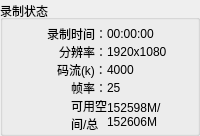
               <widget class="QGroupBox" name="groupBox_20">
                <property name="maximumSize">
                 <size>
                  <width>212</width>
                  <height>16777215</height>
                 </size>
                </property>
                <property name="title">
                 <string>录制状态</string>
                </property>
                <property name="alignment">
                 <set>Qt::AlignLeading|Qt::AlignLeft|Qt::AlignVCenter</set>
                </property>
                <layout class="QFormLayout" name="formLayout_6">
                 <property name="labelAlignment">
                  <set>Qt::AlignRight|Qt::AlignTrailing|Qt::AlignVCenter</set>
                 </property>
                 <property name="formAlignment">
                  <set>Qt::AlignRight|Qt::AlignTop|Qt::AlignTrailing</set>
                 </property>
                 <property name="horizontalSpacing">
                  <number>0</number>
                 </property>
                 <property name="verticalSpacing">
                  <number>0</number>
                 </property>
                 <property name="leftMargin">
                  <number>0</number>
                 </property>
                 <property name="topMargin">
                  <number>5</number>
                 </property>
                 <property name="rightMargin">
                  <number>0</number>
                 </property>
                 <property name="bottomMargin">
                  <number>0</number>
                 </property>
                 <item row="0" column="0">
                  <widget class="QLabel" name="label_72">
                   <property name="maximumSize">
                    <size>
                     <width>75</width>
                     <height>16777215</height>
                    </size>
                   </property>
                   <property name="text">
                    <string>录制时间：</string>
                   </property>
                   <property name="alignment">
                    <set>Qt::AlignRight|Qt::AlignTrailing|Qt::AlignVCenter</set>
                   </property>
                  </widget>
                 </item>
                 <item row="0" column="1">
                  <widget class="QLabel" name="label_73">
                   <property name="maximumSize">
                    <size>
                     <width>90</width>
                     <height>16777215</height>
                    </size>
                   </property>
                   <property name="text">
                    <string>00:00:00</string>
                   </property>
                  </widget>
                 </item>
                 <item row="1" column="1">
                  <widget class="QLabel" name="label_74">
                   <property name="maximumSize">
                    <size>
                     <width>90</width>
                     <height>16777215</height>
                    </size>
                   </property>
                   <property name="text">
                    <string>1920x1080</string>
                   </property>
                  </widget>
                 </item>
                 <item row="2" column="0">
                  <widget class="QLabel" name="label_75">
                   <property name="maximumSize">
                    <size>
                     <width>75</width>
                     <height>16777215</height>
                    </size>
                   </property>
                   <property name="text">
                    <string>码流(k)：</string>
                   </property>
                  </widget>
                 </item>
                 <item row="2" column="1">
                  <widget class="QLabel" name="label_76">
                   <property name="maximumSize">
                    <size>
                     <width>90</width>
                     <height>16777215</height>
                    </size>
                   </property>
                   <property name="text">
                    <string>4000</string>
                   </property>
                  </widget>
                 </item>
                 <item row="3" column="0">
                  <widget class="QLabel" name="label_77">
                   <property name="maximumSize">
                    <size>
                     <width>75</width>
                     <height>16777215</height>
                    </size>
                   </property>
                   <property name="text">
                    <string>帧率：</string>
                   </property>
                  </widget>
                 </item>
                 <item row="3" column="1">
                  <widget class="QLabel" name="label_78">
                   <property name="maximumSize">
                    <size>
                     <width>90</width>
                     <height>16777215</height>
                    </size>
                   </property>
                   <property name="text">
                    <string>25</string>
                   </property>
                  </widget>
                 </item>
                 <item row="4" column="0">
                  <widget class="QLabel" name="label_79">
                   <property name="maximumSize">
                    <size>
                     <width>75</width>
                     <height>16777215</height>
                    </size>
                   </property>
                   <property name="text">
                    <string>可用空间/总空间：</string>
                   </property>
                   <property name="wordWrap">
                    <bool>true</bool>
                   </property>
                  </widget>
                 </item>
                 <item row="4" column="1">
                  <widget class="QLabel" name="label_80">
                   <property name="maximumSize">
                    <size>
                     <width>90</width>
                     <height>16777215</height>
                    </size>
                   </property>
                   <property name="text">
                    <string>152598M/152606M</string>
                   </property>
                   <property name="wordWrap">
                    <bool>true</bool>
                   </property>
                  </widget>
                 </item>
                 <item row="1" column="0">
                  <widget class="QLabel" name="label_81">
                   <property name="maximumSize">
                    <size>
                     <width>75</width>
                     <height>16777215</height>
                    </size>
                   </property>
                   <property name="text">
                    <string>分辨率：</string>
                   </property>
                   <property name="alignment">
                    <set>Qt::AlignRight|Qt::AlignTrailing|Qt::AlignVCenter</set>
                   </property>
                  </widget>
                 </item>
                </layout>
               </widget>
